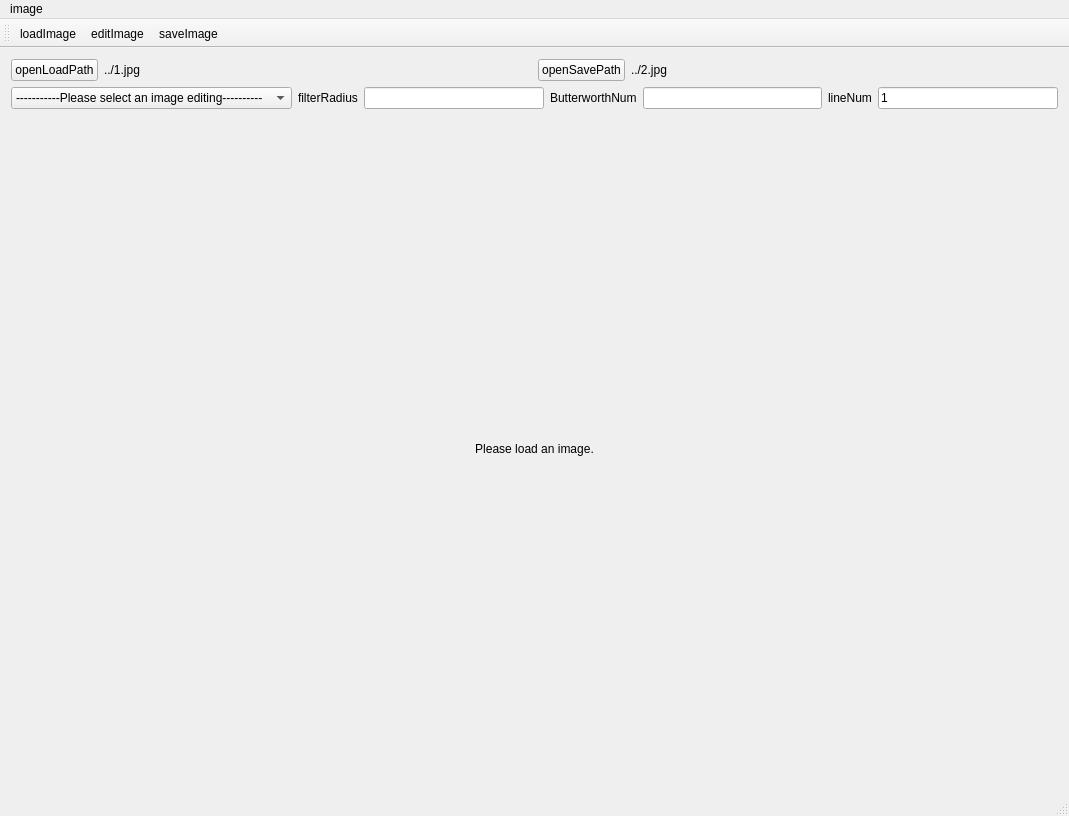
<?xml version="1.0" encoding="UTF-8"?>
<ui version="4.0">
 <class>OpenCVImageFilterClass</class>
 <widget class="QMainWindow" name="OpenCVImageFilterClass">
  <property name="geometry">
   <rect>
    <x>0</x>
    <y>0</y>
    <width>1069</width>
    <height>816</height>
   </rect>
  </property>
  <property name="windowTitle">
   <string>OpenCVImageFilter</string>
  </property>
  <widget class="QWidget" name="centralWidget">
   <layout class="QGridLayout" name="gridLayout_2">
    <item row="0" column="0">
     <layout class="QHBoxLayout" name="horizontalLayout_2">
      <item>
       <widget class="QPushButton" name="btn_openLoadPath">
        <property name="sizePolicy">
         <sizepolicy hsizetype="Fixed" vsizetype="Fixed">
          <horstretch>0</horstretch>
          <verstretch>0</verstretch>
         </sizepolicy>
        </property>
        <property name="text">
         <string>openLoadPath</string>
        </property>
        <property name="icon">
         <iconset resource="opencvimagefilter.qrc">
          <normaloff>:/OpenCVImageFilter/Resources/open.png</normaloff>:/OpenCVImageFilter/Resources/open.png</iconset>
        </property>
       </widget>
      </item>
      <item>
       <widget class="QLabel" name="label_loadFilePath">
        <property name="sizePolicy">
         <sizepolicy hsizetype="Expanding" vsizetype="Preferred">
          <horstretch>0</horstretch>
          <verstretch>0</verstretch>
         </sizepolicy>
        </property>
        <property name="text">
         <string>../1.jpg</string>
        </property>
       </widget>
      </item>
      <item>
       <widget class="QPushButton" name="btn_openSavePath">
        <property name="sizePolicy">
         <sizepolicy hsizetype="Fixed" vsizetype="Fixed">
          <horstretch>0</horstretch>
          <verstretch>0</verstretch>
         </sizepolicy>
        </property>
        <property name="text">
         <string>openSavePath</string>
        </property>
        <property name="icon">
         <iconset resource="opencvimagefilter.qrc">
          <normaloff>:/OpenCVImageFilter/Resources/open.png</normaloff>:/OpenCVImageFilter/Resources/open.png</iconset>
        </property>
       </widget>
      </item>
      <item>
       <widget class="QLabel" name="label_saveFilePath">
        <property name="sizePolicy">
         <sizepolicy hsizetype="Expanding" vsizetype="Preferred">
          <horstretch>0</horstretch>
          <verstretch>0</verstretch>
         </sizepolicy>
        </property>
        <property name="text">
         <string>../2.jpg</string>
        </property>
       </widget>
      </item>
     </layout>
    </item>
    <item row="1" column="0">
     <layout class="QGridLayout" name="gridLayout">
      <item row="0" column="0">
       <widget class="QComboBox" name="cmb_imageEditSln">
        <property name="sizePolicy">
         <sizepolicy hsizetype="Expanding" vsizetype="Preferred">
          <horstretch>0</horstretch>
          <verstretch>0</verstretch>
         </sizepolicy>
        </property>
        <property name="minimumSize">
         <size>
          <width>100</width>
          <height>0</height>
         </size>
        </property>
        <property name="currentIndex">
         <number>0</number>
        </property>
        <item>
         <property name="text">
          <string>-----------Please select an image editing----------</string>
         </property>
        </item>
        <item>
         <property name="text">
          <string>autoCutAll</string>
         </property>
        </item>
        <item>
         <property name="text">
          <string>cutImage</string>
         </property>
        </item>
        <item>
         <property name="text">
          <string>rotateImage</string>
         </property>
        </item>
        <item>
         <property name="text">
          <string>highGaussianFilter</string>
         </property>
        </item>
        <item>
         <property name="text">
          <string>highButterworthFilter</string>
         </property>
        </item>
        <item>
         <property name="text">
          <string>lowGaussianFilter</string>
         </property>
        </item>
        <item>
         <property name="text">
          <string>lowButterworthFilter</string>
         </property>
        </item>
       </widget>
      </item>
      <item row="0" column="1">
       <widget class="QLabel" name="label">
        <property name="text">
         <string>filterRadius</string>
        </property>
       </widget>
      </item>
      <item row="0" column="2">
       <widget class="QLineEdit" name="edt_filterRadius"/>
      </item>
      <item row="0" column="3">
       <widget class="QLabel" name="label_2">
        <property name="text">
         <string>ButterworthNum</string>
        </property>
       </widget>
      </item>
      <item row="0" column="4">
       <widget class="QLineEdit" name="edt_ButterworthNum"/>
      </item>
      <item row="0" column="5">
       <widget class="QLabel" name="label_3">
        <property name="text">
         <string>lineNum</string>
        </property>
       </widget>
      </item>
      <item row="0" column="6">
       <widget class="QLineEdit" name="edt_lineNum">
        <property name="text">
         <string>1</string>
        </property>
       </widget>
      </item>
     </layout>
    </item>
    <item row="2" column="0">
     <widget class="QLabel" name="label_image">
      <property name="sizePolicy">
       <sizepolicy hsizetype="Expanding" vsizetype="Expanding">
        <horstretch>0</horstretch>
        <verstretch>0</verstretch>
       </sizepolicy>
      </property>
      <property name="text">
       <string>Please load an image.</string>
      </property>
      <property name="alignment">
       <set>Qt::AlignCenter</set>
      </property>
     </widget>
    </item>
   </layout>
  </widget>
  <widget class="QMenuBar" name="menuBar">
   <property name="geometry">
    <rect>
     <x>0</x>
     <y>0</y>
     <width>1069</width>
     <height>26</height>
    </rect>
   </property>
   <widget class="QMenu" name="menuImage">
    <property name="title">
     <string>image</string>
    </property>
    <addaction name="actionLoadImage"/>
    <addaction name="actionEditImage"/>
    <addaction name="actionSaveImage"/>
   </widget>
   <addaction name="menuImage"/>
  </widget>
  <widget class="QToolBar" name="mainToolBar">
   <property name="iconSize">
    <size>
     <width>80</width>
     <height>80</height>
    </size>
   </property>
   <property name="toolButtonStyle">
    <enum>Qt::ToolButtonTextUnderIcon</enum>
   </property>
   <attribute name="toolBarArea">
    <enum>TopToolBarArea</enum>
   </attribute>
   <attribute name="toolBarBreak">
    <bool>false</bool>
   </attribute>
   <addaction name="actionLoadImage"/>
   <addaction name="actionEditImage"/>
   <addaction name="actionSaveImage"/>
  </widget>
  <widget class="QStatusBar" name="statusBar"/>
  <action name="actionLoadImage">
   <property name="icon">
    <iconset resource="opencvimagefilter.qrc">
     <normaloff>:/OpenCVImageFilter/Resources/save3.png</normaloff>:/OpenCVImageFilter/Resources/save3.png</iconset>
   </property>
   <property name="text">
    <string>loadImage</string>
   </property>
  </action>
  <action name="actionEditImage">
   <property name="icon">
    <iconset resource="opencvimagefilter.qrc">
     <normaloff>:/OpenCVImageFilter/Resources/rst.png</normaloff>:/OpenCVImageFilter/Resources/rst.png</iconset>
   </property>
   <property name="text">
    <string>editImage</string>
   </property>
  </action>
  <action name="actionSaveImage">
   <property name="icon">
    <iconset resource="opencvimagefilter.qrc">
     <normaloff>:/OpenCVImageFilter/Resources/save.png</normaloff>:/OpenCVImageFilter/Resources/save.png</iconset>
   </property>
   <property name="text">
    <string>saveImage</string>
   </property>
  </action>
 </widget>
 <layoutdefault spacing="6" margin="11"/>
 <resources>
  <include location="opencvimagefilter.qrc"/>
  <include location="../../OpenCVDemo(ver1.0.1)/OpenCVDemo/opencvdemo.qrc"/>
 </resources>
 <connections/>
</ui>
